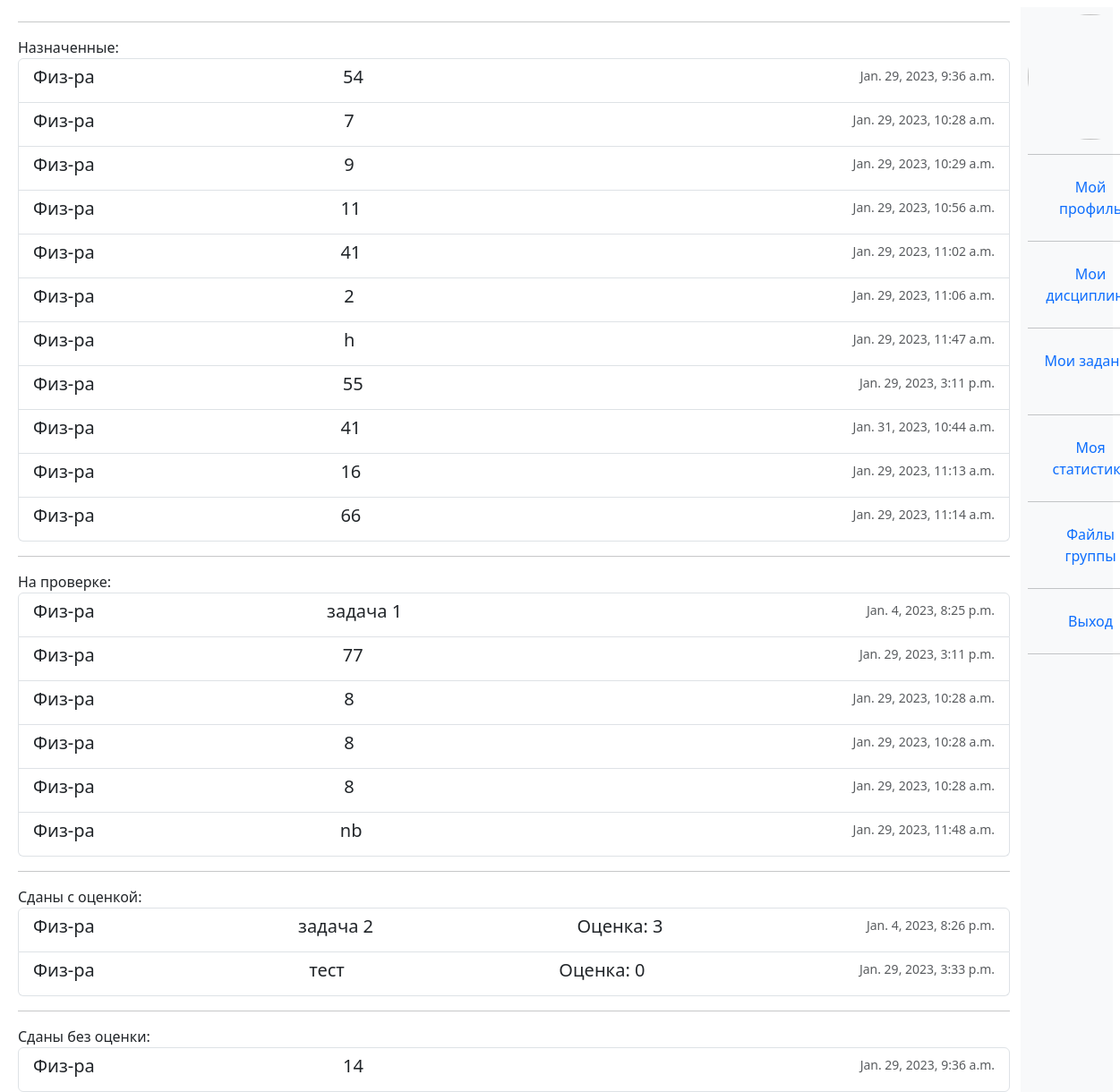
Screenshot of /student/tasks/ (signed in) with the database file from the repository.
### univ_app/models.py (models this page shows, shortened)
class AnsweredTask(models.Model):
    ASND = "ASSIGNED"
    DONE = "DONE"
    PSSD = "PASSED"
    EVAL = "EVALUATED"
    CHKD = "CHECKED" #for InfoTask
    STATUS_CHOICES = (
        (ASND, "Assigned"),
        (DONE, "Done"),
        (PSSD, "Passed"),
        (EVAL, "Evaluated"),
        (CHKD, "CHECKED"),
    )
    student = models.ForeignKey("Student", blank = True, null = True, on_delete = models.SET_NULL)
    finished_at = models.DateTimeField(auto_now_add = True,blank = True, null = True)
    status = models.CharField(max_length = 255, choices=STATUS_CHOICES, default = ASND, blank = True)
    class Meta:
        abstract = True
    def related_task(self):
        class_name = self.__class__.__name__
        if class_name == "AnsweredCommonTask":
            return self.common_task
        elif class_name == "TakenTest":
            return self.related_test
        elif class_name == "AnsweredInfoTask":
            return self.related_info_task

class AnsweredCommonTask(AnsweredTask):
    grade = models.IntegerField(null = True, blank = True)
    answer = models.TextField(null = True, default = "")
    file = models.FileField(upload_to = "uploads/answered_common_tasks/" , blank = True, null = True)
    common_task = models.ForeignKey("CommonTask", blank = True, null = True, on_delete = models.SET_NULL)
    comment_from_teacher = models.TextField(default = "", blank = True)

class Task(models.Model):
    title = models.CharField(max_length=200, default = '', blank = True) #this field is present in Test itself
    description = models.TextField(default = '', blank = True) #this field is present in Test itself
    subject = models.ForeignKey("Subject", blank = True, null = True, on_delete = models.SET_NULL)
    created_at = models.DateTimeField(auto_now_add = True, null = True, blank = True)
    created_by = models.ForeignKey("Teacher", blank = True, null = True, on_delete = models.SET_NULL)
    class Meta:
        abstract = True
    def get_type(self):
        return str(self.__class__.__name__)

class CommonTask(Task):
    file = models.FileField(upload_to = "uploads/common_tasks/", blank = True, null = True)

class Subject(models.Model):
    title = models.CharField(max_length=200, default = '', blank = True)
    description = models.TextField( default = '', blank = True)
    image = models.ImageField(upload_to = "uploads/subjects/", blank = True , null=True, default = "test.png")
    teacher = models.ForeignKey("Teacher", blank = True, null = True, on_delete = models.SET_NULL)
    st_group = models.ForeignKey("StGroup", blank = True, null = True, on_delete = models.SET_NULL)
    def __str__(self):
        return self.title

class AnsweredInfoTask(AnsweredTask):
    related_info_task = models.ForeignKey("InfoTask", blank = True, null = True, on_delete = models.SET_NULL)

class InfoTask(Task):
    file = models.FileField(upload_to = "uploads/info_tasks/", blank = True, null = True)

class TakenTest(AnsweredTask):
    grade = models.IntegerField(null = True, blank = True)
    related_test = models.ForeignKey ("Test", on_delete = models.CASCADE, null = True)
    score = models.IntegerField(blank = True, null = True)

class Test(Task):
    slug = models.SlugField(max_length = 120 , blank = True, null = True, unique = True)
    link = models.CharField(max_length=1000, default = '')
    image = models.ImageField(upload_to = "uploads/", blank = True , null=True, default = "test.png")

### univ_app/decorators.py (the view)
        def wrapper(request, *args, **kwargs):
            group = None
            if request.user.groups.exists():
                group = request.user.groups.all()[0].name
            if group in allowed_groups:
                return view_func(request, *args, **kwargs)
            else:
                return HttpResponse("У вас нет прав доступа к этой странице")

### univ_app/context_processors.py (called while the page is built)
def get_profile_picture_form(request):
    picture_form = PictureForm
    return {"picture_form": picture_form}

### univ_app/models.py (called while the page is built)
    def get_all_tasks_by_type(self,some_type):
        ans_common_tasks = AnsweredCommonTask.objects.filter(student = self, status = some_type)
        taken_tests = TakenTest.objects.filter(student = self, status = some_type)
        info_tasks = AnsweredInfoTask.objects.filter(student = self, status = some_type)
        tasks = list(chain(ans_common_tasks, taken_tests, info_tasks))
        return tasks

### univ_app/templatetags/user_tags.py (called while the page is built)
@register.filter(name='has_group')
def has_group(user, group_name):
    return user.groups.filter(name=group_name).exists()

### univ_app/views.py (called while the page is built)
@allowed_users(allowed_groups = ["student"])
def s_tasks(request):
    student = request.user.student
    assigned_tasks = student.get_all_tasks_by_type(AnsweredTask.ASND)
    done_tasks = student.get_all_tasks_by_type(AnsweredTask.DONE)
    eval_tasks = student.get_all_tasks_by_type(AnsweredTask.EVAL)
    passed_tasks = student.get_all_tasks_by_type(AnsweredTask.PSSD)
    ctx = {
        "assigned_tasks":assigned_tasks,
        "done_tasks":done_tasks,
        "eval_tasks":eval_tasks,
        "passed_tasks":passed_tasks,
    }
    return render(request, "student_views/s_tasks.html", ctx)

### templates/student_views/s_tasks.html (shortened to what this page needs)
{%extends "base.html"%}
{% block s_tasks %}
<hr>
Назначенные:
    <div class="list-group">
    {%for task in assigned_tasks%}
    <a href="{%url 'ts_task' task.related_task.get_type task.related_task.id %}" class="list-group-item list-group-item-action flex-column align-items-start">
        <div class="d-flex w-100 justify-content-between">
          <h5 class="mb-1">{{task.related_task.subject}} </h5>
          <h5 class="mb-1">{{task.related_task.title}} </h5>
          <small class="text-muted">{{task.related_task.created_at}}</small>
        </div>
      </a>
      {%endfor%}
    </div>
<hr>
  На проверке:
      <div class="list-group">
      {%for task in done_tasks%}
      <a href="{%url 'ts_task' task.related_task.get_type task.related_task.id %}" class="list-group-item list-group-item-action flex-column align-items-start">
          <div class="d-flex w-100 justify-content-between">
            <h5 class="mb-1">{{task.related_task.subject}} </h5>
            <h5 class="mb-1">{{task.related_task.title}} </h5>
            <small class="text-muted">{{task.related_task.created_at}}</small>
          </div>
        </a>
        {%endfor%}
      </div>
  <hr>
  Сданы с оценкой:
      <div class="list-group">
      {%for task in eval_tasks%}
      <a href="{%url 'ts_task' task.related_task.get_type task.related_task.id %}" class="list-group-item list-group-item-action flex-column align-items-start">
          <div class="d-flex w-100 justify-content-between">
            <h5 class="mb-1">{{task.related_task.subject}} </h5>
            <h5 class="mb-1">{{task.related_task.title}} </h5>
            <h5 class="mb-1">Оценка: {{task.grade}} </h5>
            <small class="text-muted">{{task.related_task.created_at}}</small>
          </div>
        </a>
        {%endfor%}
      </div>
  <hr>
  Сданы без оценки:
      <div class="list-group">
      {%for task in passed_tasks%}
      <a href="{%url 'ts_task' task.related_task.get_type task.related_task.id %}" class="list-group-item list-group-item-action flex-column align-items-start">
          <div class="d-flex w-100 justify-content-between">
            <h5 class="mb-1">{{task.related_task.subject}} </h5>
            <h5 class="mb-1">{{task.related_task.title}} </h5>
            <small class="text-muted">{{task.related_task.created_at}}</small>
          </div>
        </a>
        {%endfor%}
      </div>
{% endblock %}

### univ_app/static/univ_app/css/base.css (style rules this page uses)
body { background: white; }

### templates/base.html (style rules this page uses)
body { background-color:white; }

### rows the page displays
AnsweredCommonTask: related_task.subject "Физ-ра", related_task "54", related_task.created_at "Jan. 29, 2023, 9:36 a.m."
AnsweredCommonTask: related_task.subject "Физ-ра", related_task "7", related_task.created_at "Jan. 29, 2023, 10:28 a.m."
AnsweredCommonTask: related_task.subject "Физ-ра", related_task "9", related_task.created_at "Jan. 29, 2023, 10:29 a.m."
AnsweredCommonTask: related_task.subject "Физ-ра", related_task "11", related_task.created_at "Jan. 29, 2023, 10:56 a.m."
AnsweredCommonTask: related_task.subject "Физ-ра", related_task "41", related_task.created_at "Jan. 29, 2023, 11:02 a.m."
AnsweredCommonTask: related_task.subject "Физ-ра", related_task "2", related_task.created_at "Jan. 29, 2023, 11:06 a.m."
AnsweredCommonTask: related_task.subject "Физ-ра", related_task "h", related_task.created_at "Jan. 29, 2023, 11:47 a.m."
AnsweredCommonTask: related_task.subject "Физ-ра", related_task "55", related_task.created_at "Jan. 29, 2023, 3:11 p.m."
AnsweredCommonTask: related_task.subject "Физ-ра", related_task "41", related_task.created_at "Jan. 31, 2023, 10:44 a.m."
AnsweredInfoTask: related_task.subject "Физ-ра", related_task "16", related_task.created_at "Jan. 29, 2023, 11:13 a.m."
AnsweredInfoTask: related_task.subject "Физ-ра", related_task "66", related_task.created_at "Jan. 29, 2023, 11:14 a.m."
AnsweredCommonTask: related_task.subject "Физ-ра", related_task "задача 1", related_task.created_at "Jan. 4, 2023, 8:25 p.m."
AnsweredCommonTask: related_task.subject "Физ-ра", related_task "77", related_task.created_at "Jan. 29, 2023, 3:11 p.m."
TakenTest: related_task.subject "Физ-ра", related_task "8", related_task.created_at "Jan. 29, 2023, 10:28 a.m."
TakenTest: related_task.subject "Физ-ра", related_task "8", related_task.created_at "Jan. 29, 2023, 10:28 a.m."
TakenTest: related_task.subject "Физ-ра", related_task "8", related_task.created_at "Jan. 29, 2023, 10:28 a.m."
TakenTest: related_task.subject "Физ-ра", related_task "nb", related_task.created_at "Jan. 29, 2023, 11:48 a.m."
AnsweredCommonTask: related_task.subject "Физ-ра", related_task "задача 2", grade "3", related_task.created_at "Jan. 4, 2023, 8:26 p.m."
TakenTest: related_task.subject "Физ-ра", related_task "тест", grade "0", related_task.created_at "Jan. 29, 2023, 3:33 p.m."
AnsweredCommonTask: related_task.subject "Физ-ра", related_task "14", related_task.created_at "Jan. 29, 2023, 9:36 a.m."
